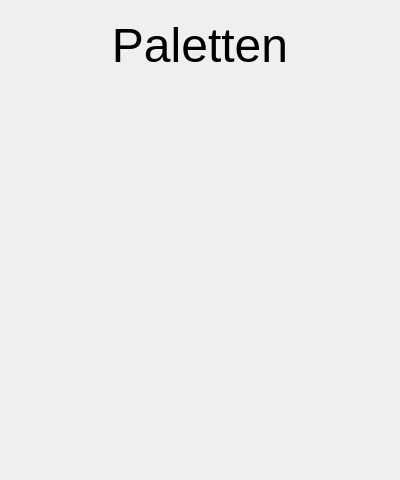
<?xml version="1.0" encoding="UTF-8"?>
<ui version="4.0">
 <class>Palette</class>
 <widget class="QDialog" name="Palette">
  <property name="geometry">
   <rect>
    <x>0</x>
    <y>0</y>
    <width>400</width>
    <height>480</height>
   </rect>
  </property>
  <property name="windowTitle">
   <string>Dialog</string>
  </property>
  <widget class="QLabel" name="label">
   <property name="geometry">
    <rect>
     <x>0</x>
     <y>20</y>
     <width>400</width>
     <height>50</height>
    </rect>
   </property>
   <property name="font">
    <font>
     <pointsize>36</pointsize>
    </font>
   </property>
   <property name="text">
    <string>Paletten</string>
   </property>
   <property name="alignment">
    <set>Qt::AlignCenter</set>
   </property>
  </widget>
 </widget>
 <resources/>
 <connections/>
</ui>
